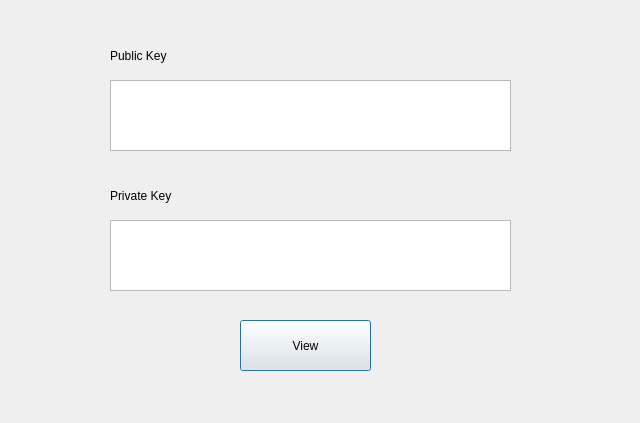
<?xml version="1.0" encoding="UTF-8"?>
<ui version="4.0">
 <class>Dialog</class>
 <widget class="QDialog" name="Dialog">
  <property name="geometry">
   <rect>
    <x>0</x>
    <y>0</y>
    <width>640</width>
    <height>423</height>
   </rect>
  </property>
  <property name="windowTitle">
   <string>Dialog</string>
  </property>
  <widget class="QTextEdit" name="textEdit">
   <property name="geometry">
    <rect>
     <x>110</x>
     <y>80</y>
     <width>401</width>
     <height>71</height>
    </rect>
   </property>
  </widget>
  <widget class="QLabel" name="label">
   <property name="geometry">
    <rect>
     <x>110</x>
     <y>40</y>
     <width>101</width>
     <height>31</height>
    </rect>
   </property>
   <property name="text">
    <string>Public Key</string>
   </property>
  </widget>
  <widget class="QTextEdit" name="textEdit_2">
   <property name="geometry">
    <rect>
     <x>110</x>
     <y>220</y>
     <width>401</width>
     <height>71</height>
    </rect>
   </property>
  </widget>
  <widget class="QLabel" name="label_2">
   <property name="geometry">
    <rect>
     <x>110</x>
     <y>180</y>
     <width>101</width>
     <height>31</height>
    </rect>
   </property>
   <property name="text">
    <string>Private Key</string>
   </property>
  </widget>
  <widget class="QPushButton" name="pushButton">
   <property name="geometry">
    <rect>
     <x>240</x>
     <y>320</y>
     <width>131</width>
     <height>51</height>
    </rect>
   </property>
   <property name="text">
    <string>View</string>
   </property>
  </widget>
 </widget>
 <resources/>
 <connections/>
</ui>
